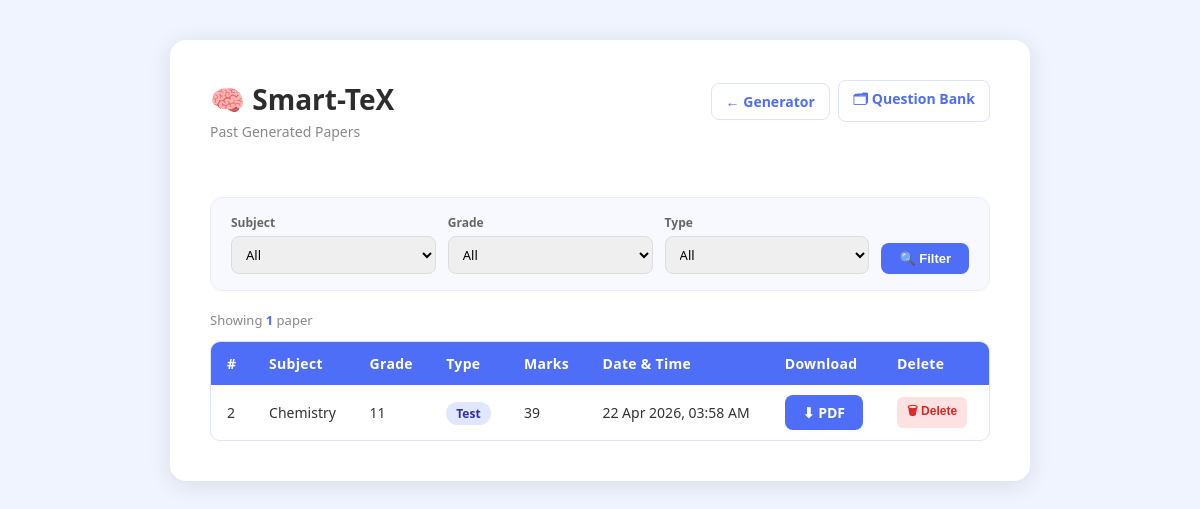
The page /papers on the database as committed earlier.
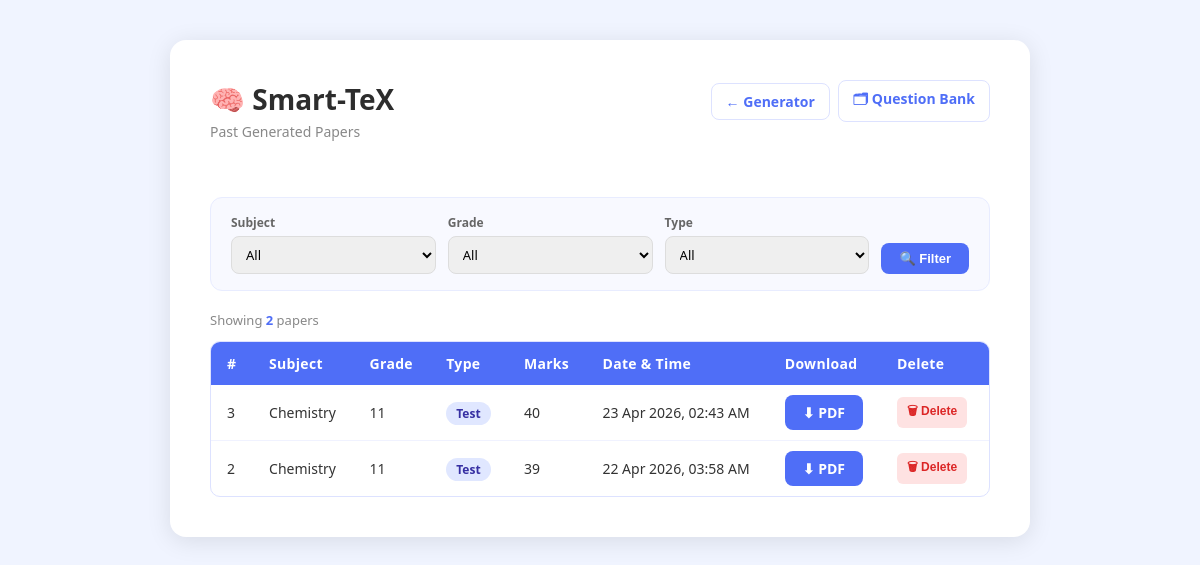
The same page on the database as committed later.
### app.py (models this page shows, shortened)
class Paper(db.Model):
    __tablename__ = "papers"
    id             = db.Column(db.Integer, primary_key=True, autoincrement=True)
    subject        = db.Column(db.Text, nullable=False)
    grade          = db.Column(db.Text, nullable=False)
    test_type      = db.Column(db.Text, nullable=False)
    marks          = db.Column(db.Integer, nullable=True)
    date_generated = db.Column(db.DateTime, nullable=False, default=datetime.utcnow)
    latex_code     = db.Column(db.Text, nullable=False)
    sections       = db.Column(db.Text, nullable=True)   # stored as JSON string
    __table_args__ = (
        db.Index("ix_papers_subject",   "subject"),
        db.Index("ix_papers_grade",     "grade"),
        db.Index("ix_papers_test_type", "test_type"),
    )
    questions = db.relationship("Question", backref="paper", lazy=True,
                                cascade="all, delete-orphan")

### app.py (the view)
@app.route("/papers")
def papers():
    f_subject   = request.args.get("subject",   "").strip()
    f_grade     = request.args.get("grade",     "").strip()
    f_test_type = request.args.get("test_type", "").strip()
    query = Paper.query.order_by(Paper.date_generated.desc())
    if f_subject:
        query = query.filter(Paper.subject.ilike(f"%{f_subject}%"))
    if f_grade:
        query = query.filter(Paper.grade.ilike(f"%{f_grade}%"))
    if f_test_type:
        query = query.filter(Paper.test_type == f_test_type)
    all_papers = query.all()
    print(f"[papers] Fetched {len(all_papers)} papers (filters: subject='{f_subject}' "
          f"grade='{f_grade}' type='{f_test_type}')")
    all_subjects = sorted({p.subject for p in Paper.query.all() if p.subject})
    all_grades   = sorted({p.grade   for p in Paper.query.all() if p.grade})
    filters = {
        "subject":   f_subject,
        "grade":     f_grade,
        "test_type": f_test_type,
    }
    return render_template(
        "past_papers.html",
        papers       = all_papers,
        filters      = filters,
        all_subjects = all_subjects,
        all_grades   = all_grades,
    )

### templates/past_papers.html (shortened to what this page needs)
<!DOCTYPE html>
<html lang="en">
<head>
    <link rel="stylesheet" href="/static/style.css">
</head>
<body>
    <div class="container">
        <div class="past-papers-header">
            <div>
                <h1>🧠 Smart-TeX</h1>
                <p class="subtitle">Past Generated Papers</p>
            </div>
            <div class="nav-links-group">
                <a href="/" class="nav-link">← Generator</a>
                <a href="/questions" class="nav-link">🗂 Question Bank</a>
            </div>
        </div>
        <form method="GET" action="/papers" class="filter-form">
            <div class="filter-row">
                <div class="filter-group">
                    <label>Subject</label>
                    <select name="subject">
                        <option value="">All</option>
                    </select>
                </div>
                <div class="filter-group">
                    <label>Grade</label>
                    <select name="grade">
                        <option value="">All</option>
                    </select>
                </div>
                <div class="filter-group">
                    <label>Type</label>
                    <select name="test_type">
                        <option value="">All</option>
                    </select>
                </div>
                <div class="filter-group filter-group--btn">
                    <label>&nbsp;</label>
                    <button type="submit" class="filter-btn">🔍 Filter</button>
                </div>
            </div>
        </form>
        <p class="result-count">
            Showing <strong>{{ papers | length }}</strong> paper{% if papers | length != 1 %}s{% endif %}
        </p>
        {% if papers %}
        <div class="table-wrapper">
            <table class="papers-table">
                <thead>
                    <tr>
                        <th>#</th>
                        <th>Subject</th>
                        <th>Grade</th>
                        <th>Type</th>
                        <th>Marks</th>
                        <th>Date & Time</th>
                        <th>Download</th>
                        <th>Delete</th>
                    </tr>
                </thead>
                <tbody>
                    {% for paper in papers %}
                    <tr>
                        <td>{{ paper.id }}</td>
                        <td>{{ paper.subject }}</td>
                        <td>{{ paper.grade }}</td>
                        <td>
                            <span class="type-badge type-{{ paper.test_type | lower }}">
                                {{ paper.test_type }}
                            </span>
                        </td>
                        <td>{{ paper.marks if paper.marks else '—' }}</td>
                        <td>{{ paper.date_generated.strftime('%d %b %Y, %I:%M %p') }}</td>
                        <td>
                            <a href="/download/{{ paper.id }}" class="download-btn">⬇ PDF</a>
                        </td>
                        <td class="actions-cell">
                            <form method="POST" action="/papers/delete/{{ paper.id }}"
                                  onsubmit="return confirm('Delete this paper and all its linked questions?');"
                                  style="display:inline;">
                                <button type="submit" class="action-btn delete-btn">🗑 Delete</button>
                            </form>
                        </td>
                    </tr>
                    {% endfor %}
                </tbody>
            </table>
        </div>
        {% endif %}
    </div>
</body>
</html>

Rows that differ between the two databases and show on the page:
added Paper: id "3", subject "Chemistry", grade "11", test_type "Test", marks "40", date_generated "23 Apr 2026, 02:43 AM"
Other text that changed with them:
{{ papers | length }}: "1" → "2"
text now shown: "s"
